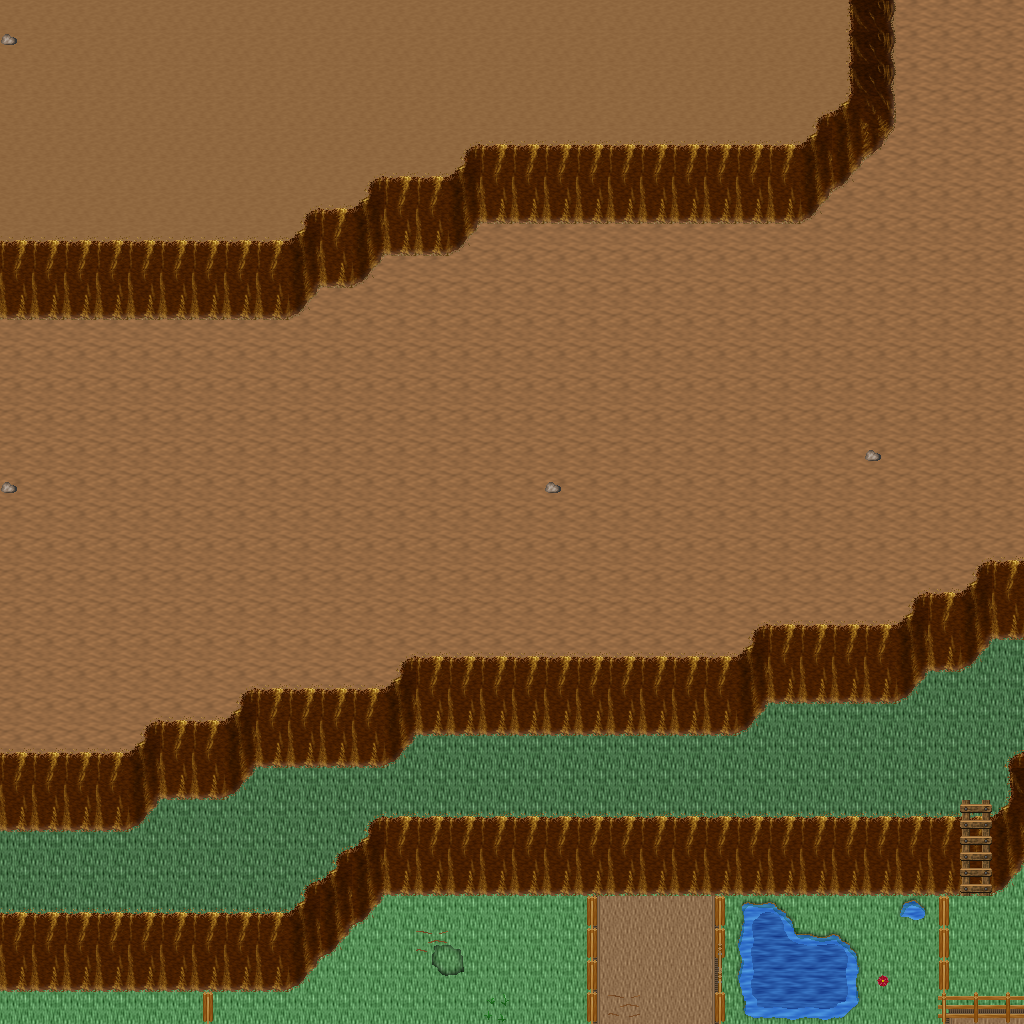

This game map was drawn from its Tiled (.tmx) file and the tilesets committed beside it. A one-line description and the trimmed map source follow:
An orthogonal 32x32 tile map with 32x32 px tiles, 5 tile layers (Ground, Objects, Objects2, Above, ...), 1 hidden layer not drawn, 43 tilesets.

<map version="1.10" tiledversion="1.11.0" orientation="orthogonal" renderorder="right-down" width="32" height="32" tilewidth="32" tileheight="32" infinite="0" nextlayerid="11" nextobjectid="1">
 <tileset firstgid="1" name="ground_ground" tilewidth="32" tileheight="32" tilecount="33" columns="3">
  <image source="../drawable/ground_ground.png" width="96" height="352" />
 </tileset>
 <tileset firstgid="34" name="ground_water_water" tilewidth="32" tileheight="32" tilecount="24" columns="3">
  <image source="../drawable/ground_water_water.png" width="96" height="256" />
 </tileset>
 <tileset firstgid="58" name="ground_square_patch" tilewidth="32" tileheight="32" tilecount="9" columns="3">
  <image source="../drawable/ground_square_patch.png" width="96" height="96" />
 </tileset>
 <tileset firstgid="67" name="building_wall_wall_brown" tilewidth="32" tileheight="32" tilecount="12" columns="3">
  <image source="../drawable/building_wall_wall_brown.png" width="96" height="128" />
 </tileset>
 <tileset firstgid="79" name="ground_water_pool_grassy" tilewidth="32" tileheight="32" tilecount="27" columns="9">
  <image source="../drawable/ground_water_pool_grassy.png" width="288" height="96" />
 </tileset>
 <tileset firstgid="106" name="ground_ridge_earth_dark" tilewidth="32" tileheight="32" tilecount="96" columns="12">
  <image source="../drawable/ground_ridge_earth_dark.png" width="384" height="256" />
 </tileset>
 <tileset firstgid="202" name="plant_grasses" tilewidth="32" tileheight="32" tilecount="6" columns="3">
  <image source="../drawable/plant_grasses.png" width="96" height="64" />
 </tileset>
 <tileset firstgid="208" name="plant_flower_daisy_white" tilewidth="32" tileheight="32" tilecount="8" columns="2">
  <image source="../drawable/plant_flower_daisy_white.png" width="64" height="128" />
 </tileset>
 <tileset firstgid="216" name="ground_rock_pebbles" tilewidth="32" tileheight="32" tilecount="3" columns="1">
  <image source="../drawable/ground_rock_pebbles.png" width="32" height="96" />
 </tileset>
 <tileset firstgid="219" name="ground_rock_rocks_2" tilewidth="32" tileheight="32" tilecount="4" columns="2">
  <image source="../drawable/ground_rock_rocks_2.png" width="64" height="64" />
 </tileset>
 <tileset firstgid="223" name="item_pot_pot_grey" tilewidth="32" tileheight="32" tilecount="1" columns="1">
  <image source="../drawable/item_pot_pot_grey.png" width="32" height="32" />
 </tileset>
 <tileset firstgid="224" name="plant_bush_bushes" tilewidth="32" tileheight="32" tilecount="10" columns="5">
  <image source="../drawable/plant_bush_bushes.png" width="160" height="64" />
 </tileset>
 <tileset firstgid="234" name="ground_ladder_vertical_dark" tilewidth="32" tileheight="32" tilecount="3" columns="3">
  <image source="../drawable/ground_ladder_vertical_dark.png" width="96" height="32" />
 </tileset>
 <tileset firstgid="237" name="ground_ladder_horizontal_dark" tilewidth="32" tileheight="32" tilecount="3" columns="1">
  <image source="../drawable/ground_ladder_horizontal_dark.png" width="32" height="96" />
 </tileset>
 <tileset firstgid="240" name="plant_flower_daisy_blue" tilewidth="32" tileheight="32" tilecount="8" columns="2">
  <image source="../drawable/plant_flower_daisy_blue.png" width="64" height="128" />
 </tileset>
 <tileset firstgid="248" name="ground_grass_edges" tilewidth="32" tileheight="32" tilecount="36" columns="12">
  <image source="../drawable/ground_grass_edges.png" width="384" height="96" />
 </tileset>
 <tileset firstgid="284" name="ground_grass_corners" tilewidth="32" tileheight="32" tilecount="24" columns="6">
  <image source="../drawable/ground_grass_corners.png" width="192" height="128" />
 </tileset>
 <tileset firstgid="308" name="ground_cobbled_paving" tilewidth="32" tileheight="32" tilecount="1" columns="1">
  <image source="../drawable/ground_cobbled_paving.png" width="32" height="32" />
 </tileset>
 <tileset firstgid="309" name="building_door_door_n" tilewidth="32" tileheight="32" tilecount="6" columns="3">
  <image source="../drawable/building_door_door_n.png" width="96" height="64" />
 </tileset>
 <tileset firstgid="315" name="building_door_closed" tilewidth="32" tileheight="32" tilecount="1" columns="1">
  <image source="../drawable/building_door_closed.png" width="32" height="32" />
 </tileset>
 <tileset firstgid="316" name="building_window_window_right" tilewidth="32" tileheight="32" tilecount="2" columns="2">
  <image source="../drawable/building_window_window_right.png" width="64" height="32" />
 </tileset>
 <tileset firstgid="318" name="plant_flower_daisy_red" tilewidth="32" tileheight="32" tilecount="8" columns="2">
  <image source="../drawable/plant_flower_daisy_red.png" width="64" height="128" />
 </tileset>
 <tileset firstgid="326" name="building_window_window_long" tilewidth="32" tileheight="32" tilecount="3" columns="3">
  <image source="../drawable/building_window_window_long.png" width="96" height="32" />
 </tileset>
 <tileset firstgid="329" name="plant_flower_daisy_yellow" tilewidth="32" tileheight="32" tilecount="8" columns="2">
  <image source="../drawable/plant_flower_daisy_yellow.png" width="64" height="128" />
 </tileset>
 <tileset firstgid="337" name="furniture_light_flames" tilewidth="32" tileheight="32" tilecount="6" columns="6">
  <image source="../drawable/furniture_light_flames.png" width="192" height="32" />
 </tileset>
 <tileset firstgid="343" name="building_fence_fence_chunky" tilewidth="32" tileheight="32" tilecount="21" columns="3">
  <image source="../drawable/building_fence_fence_chunky.png" width="96" height="224" />
 </tileset>
 <tileset firstgid="364" name="plant_tree_tree_green" tilewidth="32" tileheight="32" tilecount="88" columns="8">
  <image source="../drawable/plant_tree_tree_green.png" width="256" height="352" />
 </tileset>
 <tileset firstgid="452" name="plant_tree_tree_darkgreen" tilewidth="32" tileheight="32" tilecount="88" columns="8">
  <image source="../drawable/plant_tree_tree_darkgreen.png" width="256" height="352" />
 </tileset>
 <tileset firstgid="540" name="item_sign_large" tilewidth="32" tileheight="32" tilecount="15" columns="5">
  <image source="../drawable/item_sign_large.png" width="160" height="96" />
 </tileset>
 <tileset firstgid="555" name="ground_ladder_small" tilewidth="32" tileheight="32" tilecount="1" columns="1">
  <image source="../drawable/ground_ladder_small.png" width="32" height="32" />
 </tileset>
 <tileset firstgid="556" name="building_roof_blue" tilewidth="32" tileheight="32" tilecount="20" columns="5">
  <image source="../drawable/building_roof_blue.png" width="160" height="128" />
 </tileset>
 <tileset firstgid="576" name="building_decoration_chimney" tilewidth="32" tileheight="32" tilecount="2" columns="1">
  <image source="../drawable/building_decoration_chimney.png" width="32" height="64" />
 </tileset>
 <tileset firstgid="578" name="logic_creature_gnome" tilewidth="32" tileheight="32" tilecount="6" columns="6">
  <image source="../drawable/logic_creature_gnome.png" width="192" height="32" />
 </tileset>
 <tileset firstgid="584" name="logic_creature_rodent" tilewidth="32" tileheight="32" tilecount="8" columns="8">
  <image source="../drawable/logic_creature_rodent.png" width="256" height="32" />
 </tileset>
 <tileset firstgid="592" name="logic_creature_animal" tilewidth="32" tileheight="32" tilecount="32" columns="8">
  <image source="../drawable/logic_creature_animal.png" width="256" height="128" />
 </tileset>
 <tileset firstgid="624" name="logic_collision" tilewidth="32" tileheight="32" tilecount="1" columns="1">
  <image source="../drawable/logic_collision.png" width="32" height="32" />
 </tileset>
 <tileset firstgid="625" name="ground_water_water_corners" tilewidth="32" tileheight="32" tilecount="12" columns="6">
  <image source="../drawable/ground_water_water_corners.png" width="192" height="64" />
 </tileset>
 <tileset firstgid="637" name="ground_green_paving" tilewidth="32" tileheight="32" tilecount="18" columns="3">
  <image source="../drawable/ground_green_paving.png" width="96" height="192" />
 </tileset>
 <tileset firstgid="655" name="logic_protection" tilewidth="32" tileheight="32" tilecount="2" columns="2">
  <image source="../drawable/logic_protection.png" width="64" height="32" />
 </tileset>
 <tileset firstgid="657" name="light_yellow_light_5x5" tilewidth="32" tileheight="32" tilecount="25" columns="5">
  <image source="../drawable/light_yellow_light_5x5.png" width="160" height="160" />
 </tileset>
 <tileset firstgid="682" name="furniture_light_small_lamp" tilewidth="32" tileheight="32" tilecount="4" columns="4">
  <image source="../drawable/furniture_light_small_lamp.png" width="128" height="32" />
 </tileset>
 <tileset firstgid="686" name="light_door_light" tilewidth="32" tileheight="32" tilecount="12" columns="3">
  <image source="../drawable/light_door_light.png" width="96" height="128" />
 </tileset>
 <tileset firstgid="698" name="logic_creature_human_risecia" tilewidth="32" tileheight="32" tilecount="4" columns="4">
  <image source="../drawable/logic_creature_human_risecia.png" width="128" height="32" />
 </tileset>
 <layer id="1" name="Ground" width="32" height="32">
  <data>[1024 cells, 1024 non-empty, 7 distinct tile ids]</data>
 </layer>
 <layer id="2" name="Objects" width="32" height="32">
  <data>[1024 cells, 330 non-empty, 32 distinct tile ids]</data>
 </layer>
 <layer id="3" name="Objects2" width="32" height="32">
  <data>[1024 cells, 18 non-empty, 6 distinct tile ids]</data>
 </layer>
 <layer id="4" name="Above" width="32" height="32">
  <data>[1024 cells, 0 non-empty, 0 distinct tile ids]</data>
 </layer>
 <layer id="5" name="Above2" width="32" height="32">
  <data>[1024 cells, 0 non-empty, 0 distinct tile ids]</data>
 </layer>
 <layer id="6" name="Walkable" width="32" height="32" visible="0">
  <data>[1024 cells, 304 non-empty, 1 distinct tile ids]</data>
 </layer>
 <objectgroup id="7" name="Mapevents" />
 <objectgroup id="8" name="Spawn" />
 <objectgroup id="9" name="Keys" />
 <objectgroup id="10" name="Replace" />
</map>
